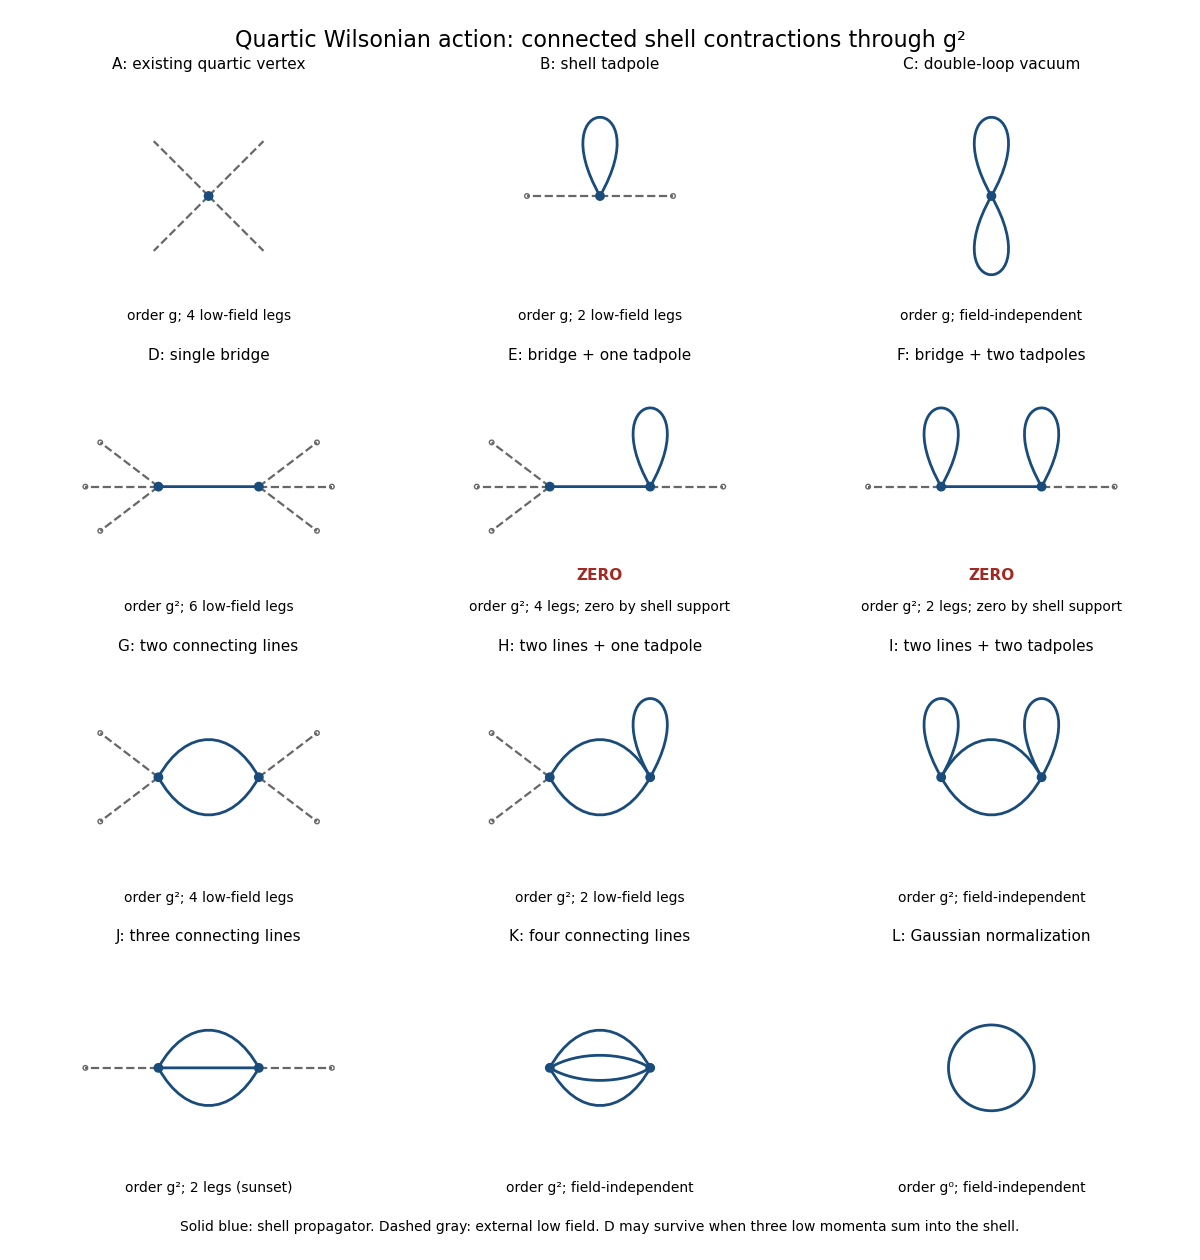

This figure's Python source:
"""Connected quartic shell contractions, including the two support-forbidden bridges.
Python 3.14; root pyproject matplotlib/numpy. Only the PNG basename is written to cwd.
"""
import matplotlib
matplotlib.use('Agg')
import matplotlib.pyplot as plt
from matplotlib.path import Path
from matplotlib.patches import PathPatch, Circle
import numpy as np
BLUE='#194b7b'; GRAY='#676767'
def curve(ax,points):
    ax.add_patch(PathPatch(Path(points,[Path.MOVETO,Path.CURVE4,Path.CURVE4,Path.CURVE4]),fill=False,color=BLUE,lw=2))
def vertex(ax,x,y=0): ax.add_patch(Circle((x,y),.046,color=BLUE,zorder=5))
def loop(ax,x,side=1): curve(ax,[(x,0),(x-.65,side*1.15),(x+.65,side*1.15),(x,0)])
def legs(ax,x,count,direction):
    if not count:return
    angles=np.linspace(-.65,.65,count) if count>1 else np.array([0.])
    for a in angles:
        dx=direction*.8*np.cos(a);dy=.8*np.sin(a)
        ax.plot([x,x+dx],[0,dy],'--',lw=1.6,color=GRAY)
        ax.add_patch(Circle((x+dx,dy),.025,fill=False,color=GRAY))
def pair(ax,r,t1,t2):
    x1,x2=-.55,.55
    for bulge in np.linspace(-.55,.55,r) if r>1 else [0.]:
        curve(ax,[(x1,0),(x1+.3,bulge),(x2-.3,bulge),(x2,0)])
    for x,t in [(x1,t1),(x2,t2)]:
        for i in range(t):loop(ax,x,1 if i==0 else -1)
        vertex(ax,x)
    legs(ax,x1,4-r-2*t1,-1);legs(ax,x2,4-r-2*t2,1)
def single(ax,t):
    vertex(ax,0)
    if t==0:
        for a in [np.pi/4,3*np.pi/4,5*np.pi/4,7*np.pi/4]:
            dx,dy=.85*np.cos(a),.85*np.sin(a);ax.plot([0,dx],[0,dy],'--',color=GRAY,lw=1.6)
    elif t==1:loop(ax,0);legs(ax,0,1,-1);legs(ax,0,1,1)
    else:loop(ax,0);loop(ax,0,-1)
fig,axes=plt.subplots(4,3,figsize=(12,12.6),dpi=100,facecolor='white')
items=[('A: existing quartic vertex',('single',0),'order g; 4 low-field legs'),('B: shell tadpole',('single',1),'order g; 2 low-field legs'),('C: double-loop vacuum',('single',2),'order g; field-independent'),('D: single bridge',('pair',1,0,0),'order g²; 6 low-field legs'),('E: bridge + one tadpole',('pair',1,0,1),'order g²; 4 legs; zero by shell support'),('F: bridge + two tadpoles',('pair',1,1,1),'order g²; 2 legs; zero by shell support'),('G: two connecting lines',('pair',2,0,0),'order g²; 4 low-field legs'),('H: two lines + one tadpole',('pair',2,0,1),'order g²; 2 low-field legs'),('I: two lines + two tadpoles',('pair',2,1,1),'order g²; field-independent'),('J: three connecting lines',('pair',3,0,0),'order g²; 2 legs (sunset)'),('K: four connecting lines',('pair',4,0,0),'order g²; field-independent'),('L: Gaussian normalization',('free',),'order g⁰; field-independent')]
for ax,(title,kind,label) in zip(axes.flat,items):
    ax.set_xlim(-1.8,1.8);ax.set_ylim(-1.18,1.25);ax.set_aspect('equal');ax.axis('off');ax.set_title(title,fontsize=11,pad=9)
    if kind[0]=='single':single(ax,kind[1])
    elif kind[0]=='pair':pair(ax,*kind[1:])
    else:ax.add_patch(Circle((0,0),.47,fill=False,color=BLUE,lw=2))
    if title.startswith(('E:','F:')):ax.text(0,-1.02,'ZERO',ha='center',color='#a42822',fontsize=11,fontweight='bold')
    ax.text(.5,-.025,label,ha='center',va='top',transform=ax.transAxes,fontsize=10)
fig.suptitle('Quartic Wilsonian action: connected shell contractions through g²',fontsize=16,y=.977)
fig.text(.5,.023,'Solid blue: shell propagator. Dashed gray: external low field. D may survive when three low momenta sum into the shell.',ha='center',fontsize=10)
fig.subplots_adjust(left=.02,right=.98,bottom=.067,top=.935,hspace=.31,wspace=.06)
fig.savefig('paper-46-wilsonian-diagrams.png',dpi=100,facecolor='white',transparent=False)
plt.close(fig)
